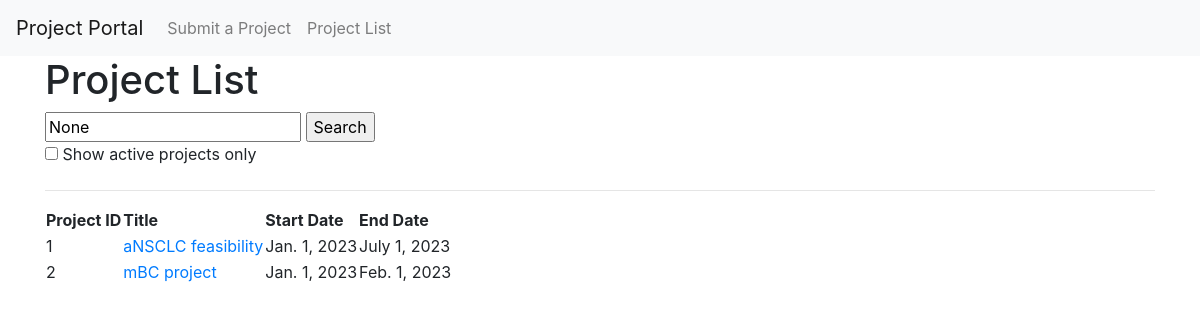
Page /project_portal/ on the earlier database version.
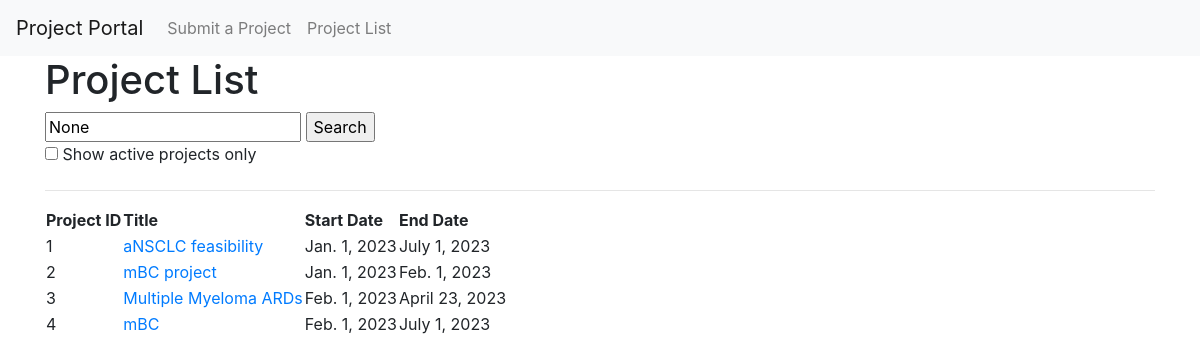
Same page on the later database version.
### project_portal/models.py (models this page shows)
class Project(models.Model):
    title = models.CharField(max_length=100)
    details = models.TextField()
    start_date = models.DateField()
    end_date = models.DateField()
    capabilities_needed = models.CharField(max_length=100)
    disease_area = models.CharField(max_length=100)
    study_type = models.CharField(max_length=100)
    submitted_by = models.CharField(max_length=100)

### project_portal/views.py (the view, shortened to what this page needs)
# urls.py: path('', views.home_view, name='home'),
def home_view(request):
    projects = Project.objects.all()
    query = request.GET.get('q')
    now = timezone.now()
    active_only = request.GET.get('active_only')
    if active_only:
        projects = projects.filter(
            Q(start_date__lte=now) & Q(end_date__gte=now)
        )
    context = {
        'projects': projects,
        'query': query,
        'active_only': active_only
    }
    return render(request, 'project_list.html', context)

### project_portal/templates/project_list.html
{% extends 'base.html' %}
{% block content %}
    <h1>Project List</h1>
    <form method="get">
        <input type="text" name="q" placeholder="Search..." value="{{ query }}">
        <input type="submit" value="Search">
        <br>
        <label><input type="checkbox" name="active_only" {% if active_only %}checked{% endif %}> Show active projects only</label>
    </form>
    <hr>
    {% if projects %}
    <table>
        <thead>
          <tr>
            <th>Project ID</th>
            <th>Title</th>
            <th>Start Date</th>
            <th>End Date</th>
          </tr>
        </thead>
        <tbody>
          {% for project in projects %}
          <tr>
            <td>{{ project.id }}</td>
            <td><a href="{% url 'project_detail' project.pk %}">{{ project.title }}</a></td>
            <td>{{ project.start_date }}</td>
            <td>{{ project.end_date }}</td>
          </tr>
          {% endfor %}
        </tbody>
      </table>
    {% else %}
        <p>No projects found.</p>
    {% endif %}
{% endblock %}

### project_portal/templates/base.html (shortened to what this page needs)
<!DOCTYPE html>
<html>
  <head>
    <link rel="stylesheet" href="https://stackpath.bootstrapcdn.com/bootstrap/4.5.2/css/bootstrap.min.css">
  </head>
  <body>
    <nav class="navbar navbar-expand-lg navbar-light bg-light">
      <a class="navbar-brand" href="#">Project Portal</a>
      <div class="collapse navbar-collapse" id="navbarNav">
        <ul class="navbar-nav">
          <li class="nav-item">
            <a class="nav-link" href="{% url 'project_submission' %}">Submit a Project</a>
          </li>
          <li class="nav-item">
            <a class="nav-link" href="{% url 'home' %}">Project List</a>
          </li>
        </ul>
      </div>
    </nav>
    <div class="container">
      {% block content %}
      {% endblock %}
    </div>
  </body>
</html>

Differences in the rows shown:
added Project: id "3", title "Multiple Myeloma ARDs", start_date "Feb. 1, 2023", end_date "April 23, 2023"
added Project: id "4", title "mBC", start_date "Feb. 1, 2023", end_date "July 1, 2023"
